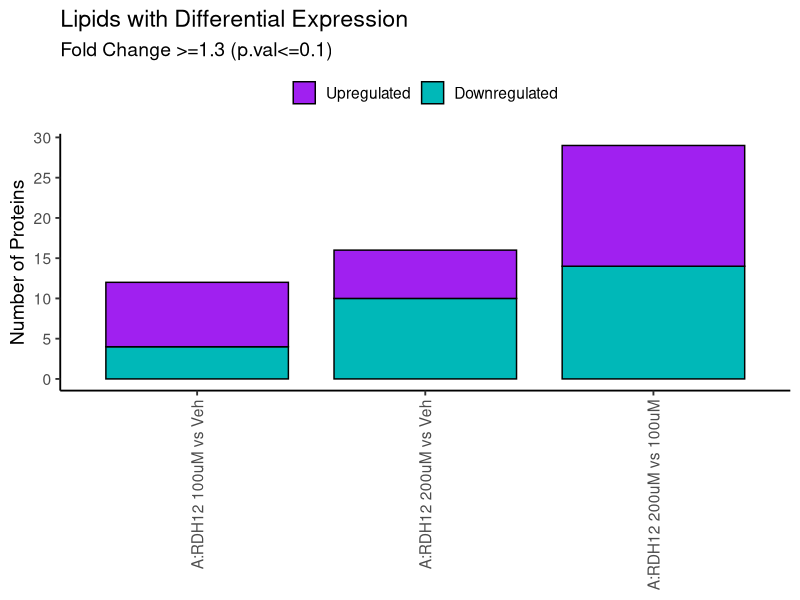
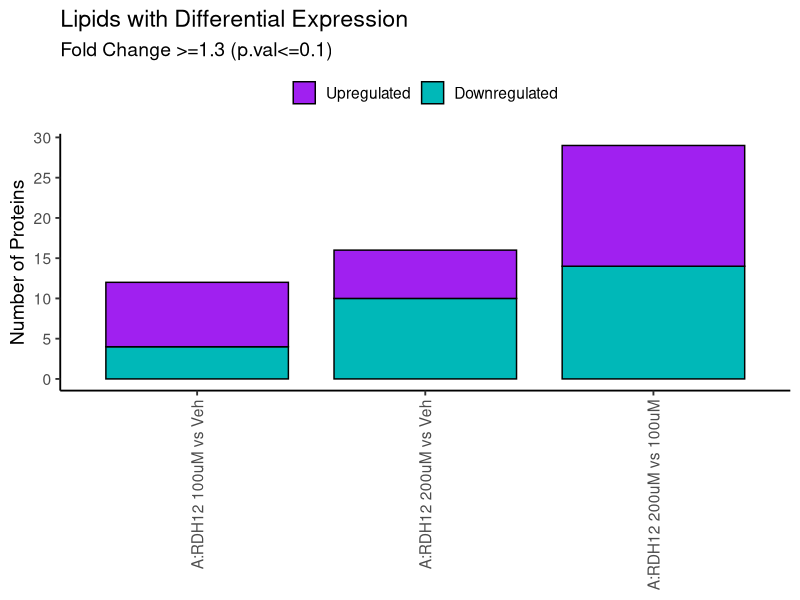

R code for these plots, in order:
# =========================================================
# Count up/down proteins per contrast and make stacked bar plot
# with user-defined plotting order
# =========================================================

library(dplyr)
library(ggplot2)
library(stringr)
library(tidyr)

# ---------------------------------------------------------
# 1. USER INPUTS
# ---------------------------------------------------------
#Recovery_DEA_results_v1_corrected.csv
DEPresults_v2 <- read.csv("Lipidomics/output_txts/Acute_DEA_results_v1_corrected.csv")
colnames(DEPresults_v2)
padj_cutoff <- 0.1
lfc_cutoff  <- log2(1.3)

# Define labels in the EXACT order you want them plotted
pretty_contrast_names <- c(
  
  "RDH12_100_vs_RDH12_Veh" =
    "A:RDH12 100uM vs Veh",
  "RDH12_200_vs_RDH12_Veh" =
    "A:RDH12 200uM vs Veh",
  "RDH12_200_vs_RDH12_100" =
    "A:RDH12 200uM vs 100uM")


# Output file
out_file <- "Lipidomics/Figures/Acute/stacked_DE_counts_by_contrast.svg"

# ---------------------------------------------------------
# 2. HELPER FUNCTIONS
# ---------------------------------------------------------

get_all_contrasts <- function(df) {
  colnames(df) %>%
    .[str_detect(., "_ratio$")] %>%
    str_remove("_ratio$")
}

count_sig_by_contrast <- function(df, contrast, padj_cutoff = 0.1, lfc_cutoff = log2(1.3)) {
  ratio_col <- paste0(contrast, "_ratio")
  padj_col  <- paste0(contrast, "_p.val")
  
  needed_cols <- c(ratio_col, padj_col)
  missing_cols <- setdiff(needed_cols, colnames(df))
  
  if (length(missing_cols) > 0) {
    stop(
      "Missing columns for contrast ", contrast, ": ",
      paste(missing_cols, collapse = ", ")
    )
  }
  
  tmp <- df %>%
    transmute(
      ratio = .data[[ratio_col]],
      padj  = .data[[padj_col]]
    ) %>%
    mutate(
      direction = case_when(
        !is.na(padj) & !is.na(ratio) & padj <= padj_cutoff & ratio >=  lfc_cutoff ~ "Upregulated",
        !is.na(padj) & !is.na(ratio) & padj <= padj_cutoff & ratio <= -lfc_cutoff ~ "Downregulated",
        TRUE ~ "NS"
      )
    )
  
  tmp %>%
    filter(direction != "NS") %>%
    count(direction, name = "n") %>%
    complete(
      direction = c("Downregulated", "Upregulated"),
      fill = list(n = 0)
    ) %>%
    mutate(contrast = contrast)
}

# ---------------------------------------------------------
# 3. GET CONTRASTS AND CHECK MAPPINGS
# ---------------------------------------------------------

all_contrasts <- get_all_contrasts(DEPresults_v2)

# Check for contrasts in the data that are not in your desired order vector
missing_from_mapping <- setdiff(all_contrasts, names(pretty_contrast_names))
if (length(missing_from_mapping) > 0) {
  message("These contrasts are in DEPresults_v2 but not in pretty_contrast_names:")
  print(missing_from_mapping)
}

# Check for names in your mapping that are not in the data
missing_from_data <- setdiff(names(pretty_contrast_names), all_contrasts)
if (length(missing_from_data) > 0) {
  message("These contrasts are in pretty_contrast_names but not in DEPresults_v2:")
  print(missing_from_data)
}

# ---------------------------------------------------------
# 4. BUILD SUMMARY TABLE
# ---------------------------------------------------------

count_table <- lapply(
  all_contrasts,
  function(x) count_sig_by_contrast(
    df = DEPresults_v2,
    contrast = x,
    padj_cutoff = padj_cutoff,
    lfc_cutoff = lfc_cutoff
  )
) %>%
  bind_rows() %>%
  mutate(
    contrast_label = if_else(
      contrast %in% names(pretty_contrast_names),
      pretty_contrast_names[contrast],
      contrast
    )
  )

# Force the plotting order to follow pretty_contrast_names exactly
desired_order <- unname(pretty_contrast_names)

# If any contrasts were not mapped, append their raw names to the end
extra_labels <- setdiff(unique(count_table$contrast_label), desired_order)

count_table <- count_table %>%
  mutate(
    contrast_label = factor(
      contrast_label,
      levels = c(desired_order, extra_labels)
    ),
    direction = factor(direction, levels = c("Upregulated", "Downregulated"))
  )

print(count_table)

# ---------------------------------------------------------
# 5. PLOT
# ---------------------------------------------------------
p <- ggplot(count_table, aes(x = contrast_label, y = n, fill = direction)) +
  geom_col(color = "black", width = 0.8) +
  scale_fill_manual(
    values = c(
      "Downregulated" = "#00B8B8",
      "Upregulated"   = "purple"
    )
  ) +
  
  scale_y_continuous(
    breaks = scales::pretty_breaks(n = 10)
  )+
  labs(
    title = "Lipids with Differential Expression",
    subtitle =  "Fold Change >=1.3 (p.val<=0.1)",
    x = NULL,
    y = "Number of Proteins",
    fill = NULL
  ) +
  theme_classic(base_size = 14) +
  theme(
    axis.text.x = element_text(angle = 90, vjust = 0.5, hjust = 1),
    legend.position = "top"
  )
print(p)

# ---------------------------------------------------------
# 6. OPTIONAL SAVE
# ---------------------------------------------------------

ggsave(
  filename = "Lipidomics/Figures/Acute/stacked_DEP_counts_by_contrast.svg",
  plot = p,
  width = 8,
  height = 7
)
